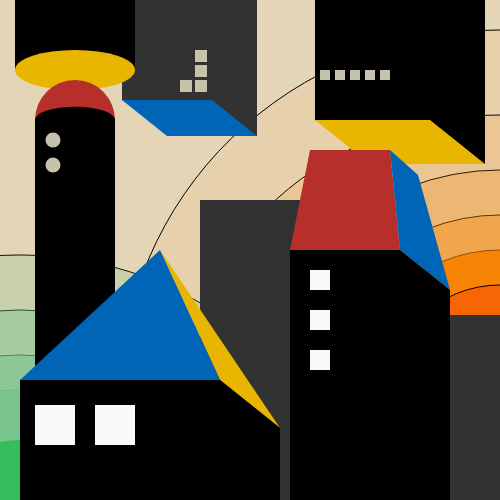
Frame 1 (no input)
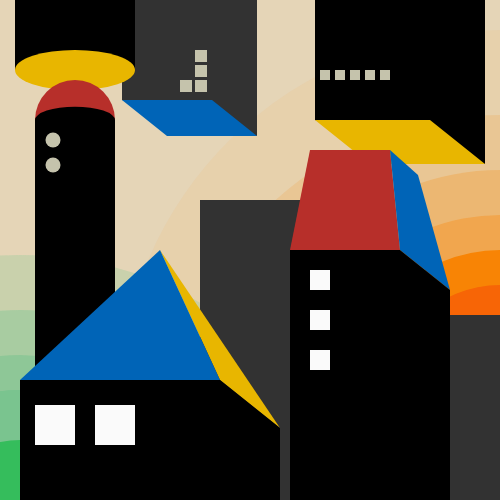
Frame 60 (no input)
Frame 120 (the mouse pressed at the canvas centre since frame 60): identical to frame 60, image omitted

The p5.js sketch that drew these frames (run headless with seeded random() and noise() and a simulated clock; from frame 60 on, the mouse is pressed at the canvas centre):

// p5.js sketch
// ── sketch.js
function setup() {
  createCanvas(500, 500);
}

function draw() {
  background(229, 213, 183);

  fill(122, 194, 143);
  ellipse(20, 540, 300, 300);
  fill(122, 194, 143, 86);
  ellipse(20, 540, 380, 370);
  fill(122, 194, 143, 60);
  ellipse(20, 540, 490, 460);
  fill(122, 194, 143, 36);
  ellipse(20, 540, 650, 570);
  fill(53, 189, 92);
  ellipse(20, 540, 200, 200);

  fill(247, 132, 6);
  ellipse(500, 400, 300, 300);
  fill(247, 132, 6, 86);
  ellipse(500, 400, 380, 370);
  fill(247, 132, 6, 60);
  ellipse(500, 400, 480, 460);
  fill(247, 132, 6, 36);
  ellipse(500, 400, 630, 570);
  fill(247, 132, 6, 15);
  ellipse(500, 400, 760, 740);
  fill(247, 101, 6);
  ellipse(500, 400, 230, 230);

  noStroke();
  fill(50);
  beginShape();
  vertex(122, 0);
  vertex(122, 100);
  vertex(257, 136);
  vertex(257, 0);
  endShape(CLOSE);
  rect(400, 315, 200, 200);

  fill(0, 100, 183); //blue
  beginShape();
  vertex(122, 100);
  vertex(212, 100);
  vertex(257, 136);
  vertex(167, 136);
  endShape(CLOSE);

  fill(0, 0, 0); //daoli black
  beginShape();
  vertex(15, 0);
  vertex(15, 70);
  vertex(135, 70);
  vertex(135, 0);
  endShape(CLOSE);

  fill(232, 182, 0); //yellow daoli
  ellipse(75, 70, 120, 40);

  fill(183, 47, 42); //red circle
  ellipse(75, 120, 80, 80);

  fill(122, 194, 143);
  ellipse(20, 540, 300, 300);
  fill(122, 194, 143, 86);
  ellipse(20, 540, 380, 370);
  fill(122, 194, 143, 60);
  ellipse(20, 540, 490, 460);
  fill(122, 194, 143, 36);
  ellipse(20, 540, 650, 570);
  fill(53, 189, 92);
  ellipse(20, 540, 200, 200);

  fill(0, 0, 0);
  ellipse(75, 120, 80, 80 / 3);

  fill(0, 0, 0);
  beginShape();
  vertex(35, 500);
  vertex(35, 120);
  vertex(115, 120);
  vertex(115, 500);
  endShape(CLOSE);

  fill(50);
  beginShape();
  vertex(200, 500);
  vertex(200, 200);
  vertex(320, 200);
  vertex(320, 500);
  endShape(CLOSE);

  noStroke();
  fill(0, 0, 0);
  beginShape();
  vertex(315, 0);
  vertex(315, 120);
  vertex(485, 164);
  vertex(485, 0);
  endShape(CLOSE);
  fill(232, 182, 0); //yellow daoli
  beginShape();
  vertex(315, 120);
  vertex(370, 164);
  vertex(485, 164);
  vertex(430, 120);
  endShape(CLOSE);

  fill(232, 182, 0);
  beginShape();
  vertex(280, 428);
  vertex(160, 250);
  vertex(220, 380);
  endShape(CLOSE);
  fill(0, 100, 183);
  beginShape();
  vertex(20, 380);
  vertex(160, 250);
  vertex(220, 380);
  endShape(CLOSE);
  fill(0, 0, 0);
  beginShape();
  vertex(20, 380);
  vertex(220, 380);
  vertex(280, 428);
  vertex(280, 500);
  vertex(20, 500);
  endShape(CLOSE);

  fill(183, 47, 42); //red
  beginShape();
  vertex(290, 250);
  vertex(310, 150);
  vertex(390, 150);
  vertex(400, 250);
  endShape(CLOSE);
  fill(0, 100, 183); //blue
  beginShape();
  vertex(390, 150);
  vertex(418, 175);
  vertex(450, 290);
  vertex(400, 250);
  endShape(CLOSE);
  fill(0, 0, 0); //black
  noStroke();
  beginShape();
  vertex(290, 250);
  vertex(400, 250);
  vertex(400, 500);
  vertex(290, 500);
  endShape(CLOSE);
  beginShape();
  vertex(400, 250);
  vertex(450, 290);
  vertex(450, 500);
  vertex(400, 500);
  endShape(CLOSE);

  fill(250, 250, 250);
  rect(310, 270, 20, 20);
  rect(310, 310, 20, 20);
  rect(310, 350, 20, 20);

  rect(35, 405, 40, 40);
  rect(95, 405, 40, 40);

  fill(197, 195, 172);
  rect(320, 70, 10, 10);
  rect(335, 70, 10, 10);
  rect(350, 70, 10, 10);
  rect(365, 70, 10, 10);
  rect(380, 70, 10, 10);

  rect(195, 80, 12, 12);
  rect(180, 80, 12, 12);
  rect(195, 65, 12, 12);
  rect(195, 50, 12, 12);

  ellipse(53, 140, 15, 15);
  ellipse(53, 165, 15, 15);
}
